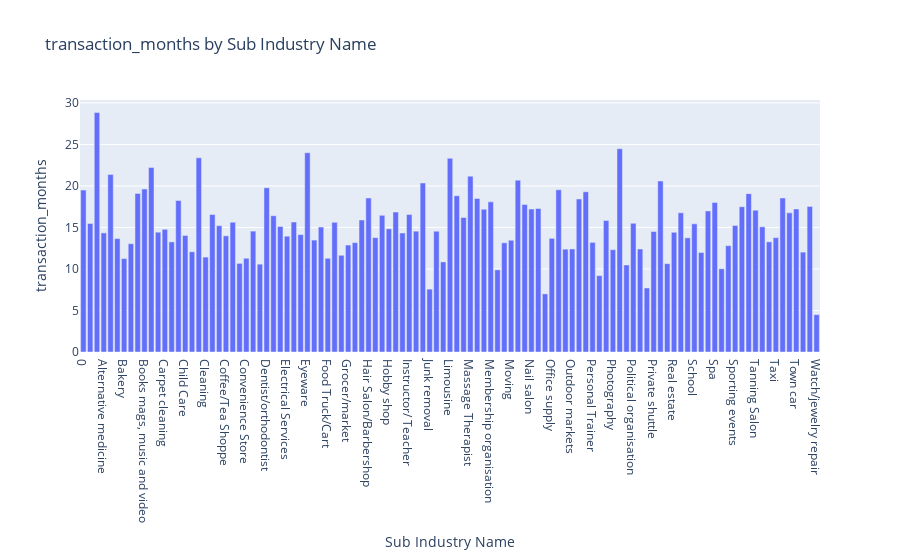

Notebook code for this chart:
### Code cell
table2 = pd.pivot_table(df, values=['transaction_months'], index=['Sub Industry Name'],
                    aggfunc={'transaction_months': np.mean}).reset_index()

fig2 = px.bar(table2, x='Sub Industry Name', y='transaction_months', title='Average time period of merchants by Sub Industry Name')
fig2.show()

### Figure 1 — Plotly figure (JSON) as saved in the notebook; plotly's stock layout.template omitted (floating-point values rounded to 4 significant figures)
{"data": [{"alignmentgroup": "True", "hovertemplate": "Sub Industry Name=%{x}<br>transaction_months=%{y}<extra></extra>", "legendgroup": "", "marker": {"color": "#636efa", "pattern": {"shape": ""}}, "name": "", "offsetgroup": "", "orientation": "v", "showlegend": false, "textposition": "auto", "type": "bar", "x": [0, "Accounting", "Acupuncture", "Alternative medicine", "Art, photo and film", "Automotive services", "Bakery", "Bar/Club/Lounge", "Beauty Salon", "Books mags, music and video", "Bus", "Care giver", "Carpet cleaning", "Caterer", "Charitable Organisation", "Child Care", "Childcare", "Chiropractor", "Cleaning", "Clothing and accessories", "Clothing/Shoe repair/Alteration s", "Coffee/Tea Shoppe", "Computer/ Electronics/ Appliances", "Consulting", "Convenience Store", "Convenience store", "Delivery", "Dentist/orthodontist", "Design", "Dry Cleaning and Laundry", "Electrical Services", "Electronics", "Events/festivals", "Eyeware", "Flooring", "Flowers and gifts", "Food Truck/Cart", "Furniture/home goods", "General Contracting", "Grocer/market", "Grocery/market", "Gym/Health Club", "Hair Salon/Barbershop", "Hardware store", "Heating and Airconditioning", "Hobby shop", "Independent Stylist/Barber", "Installation services", "Instructor/ Teacher", "Interior design", "Jewelry and watches", "Junk removal", "Landscaping", "Legal services", "Limousine", "Locksmith services", "Marketing/advertising", "Massage Therapist", "Massage therapist", "Medical Practitioner", "Membership organisation", "Miscellaneous use", "Movies/Film", "Moving", "Museum/Cultural", "Music", "Nail salon", "Nanny services", "Notary services", "Office supply", "Optometrist/Eye care", "Outdoor market", "Outdoor markets", "Painting", "Performing arts", "Personal Trainer", "Pest control", "Pet store", "Photography", "Physical therapist", "Plumbing", "Political organisation", "Printing services", "Private chef", "Private shuttle", "Psychiatrist", "Quick service restaurant", "Real estate", "Religious Organisation", "Roofing", "School", "Sit-down restaurant", "Software development", "Spa", "Spaza shop", "Speciality shop", "Sporting events", "Sporting good store", "Sports recreation", "Tanning Salon", "Tattoo Parlour", "Tavern", "Taxi", "Therapist", "Tourism", "Town car", "Tutor", "Vetrinary services", "Watch/jewelry repair"], "xaxis": "x", "y": [19.5, 15.48, 28.83, 14.34, 21.39, 13.66, 11.25, 13.04, 19.1, 19.63, 22.21, 14.43, 14.78, 13.26, 18.25, 14.04, 12.07, 23.38, 11.44, 16.55, 15.22, 13.99, 15.63, 10.67, 11.29, 14.56, 10.58, 19.78, 16.41, 15.12, 13.95, 15.65, 14.14, 24, 13.48, 15.05, 11.29, 15.62, 11.65, 12.88, 13.17, 15.9, 18.55, 13.77, 16.46, 14.84, 16.86, 14.33, 16.55, 14.55, 20.36, 7.571, 14.55, 10.85, 23.33, 18.82, 16.2, 21.18, 18.5, 17.19, 18.08, 9.898, 13.15, 13.46, 20.7, 17.76, 17.22, 17.29, 7, 13.69, 19.54, 12.39, 12.41, 18.43, 19.3, 13.2, 9.2, 15.83, 12.33, 24.49, 10.48, 15.5, 12.41, 7.714, 14.51, 20.6, 10.64, 14.42, 16.76, 13.75, 15.44, 11.98, 16.99, 18, 10.03, 12.8, 15.24, 17.5, 19.07, 17.08, 15.08, 13.26, 13.77, 18.55, 16.76, 17.23, 12.03, 17.54, 4.5], "yaxis": "y"}], "layout": {"barmode": "relative", "legend": {"tracegroupgap": 0}, "title": {"text": "transaction_months by Sub Industry Name"}, "xaxis": {"anchor": "y", "domain": [0, 1], "title": {"text": "Sub Industry Name"}}, "yaxis": {"anchor": "x", "domain": [0, 1], "title": {"text": "transaction_months"}}}}
